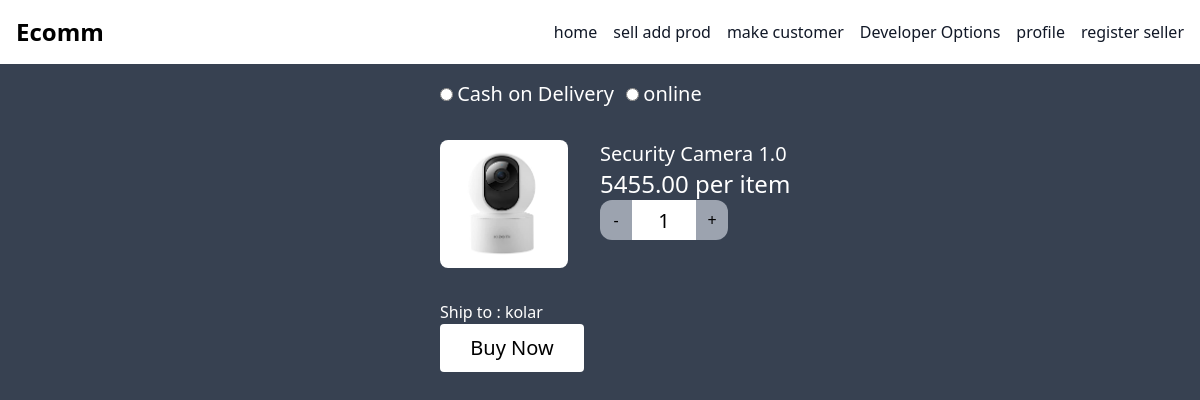
Screenshot of /product/product/14/ (signed in) with the database file from the repository.
### products/models.py (models this page shows)
class Product(models.Model):
    name = models.CharField(max_length=40)
    price=models.DecimalField(max_digits=10,decimal_places=2)
    description = models.TextField(max_length=200)
    category=models.CharField(max_length=10)
    sub_category=models.CharField(max_length=10)
    qty=models.IntegerField()
    seller = models.ForeignKey(User,on_delete=models.CASCADE,related_name='seller',null=True,default=None)

class ProductImage(models.Model):
    product = models.ForeignKey(Product, on_delete=models.CASCADE, related_name='images')
    image = models.ImageField(upload_to='product_images/')

### userAccount/models.py (models this page shows)
class Customer(models.Model):
    user = models.OneToOneField(User,on_delete=models.CASCADE, related_name='customer')
    address = models.CharField(max_length=80,blank=True)
    city = models.CharField(max_length=20, default="your city")
    state = models.CharField(max_length=20,default="your state")
    mobile = models.CharField(max_length=20,null=False,default="xxxxx-xxxxx")
    cart_items = models.ManyToManyField(Product, related_name='items',blank=True)

### products/views.py (the view, shortened to what this page needs)
# urls.py: path('product/<int:product_id>/',buy_prod,name="buy_prod"),
def buy_prod(request,product_id):
    prod = Product.objects.get(id=product_id)
    customer = Customer.objects.get(user=request.user)
    return render(request,"products/prod_buy.html",{"prod":prod,"customer":customer})

### template/products/prod_buy.html (shortened to what this page needs)
{% extends 'base.html' %}
{% block mainbody %}
<div class="text-white h-full w-84 md:w-96 mx-auto mt-4 pl-8">
    <form method="post">
      <label class="mr-2">
        <input type="radio" name="mode" id="op1" value="cod" onclick="onRadioClick1()">
        <span class="text-xl">Cash on Delivery</span>
      </label>
      <label>
        <input type="radio" name="mode" id="op2" value="online" onclick="onRadioClick()">
        <span class="text-xl">online</span>
      </label>
      <div class="flex gap-8 my-8">
        <img class="rounded-lg w-32" src="{{ prod.images.last.image.url }}" alt="{{ product.name }}">
        <div class="flex flex-col">
          <p class="text-xl">{{prod.name}}</p>
          <p class="text-2xl">{{prod.price}}<span> per item</span></p>
          <div class="flex">
            <button type="button" class="bg-gray-400 w-8 text-black h-10 rounded-l-xl" onclick="subQT()">-</button>
            <input type="text" class="text-black text-xl text-center w-16 h-10" value="1" id="quantity" name="quantity">
            <button type="button" class="bg-gray-400 w-8 text-black h-10 rounded-r-xl" onclick="addQT()">+</button>
          </div>
        </div>
      </div>
      <p>Ship to : {{customer.address}}</p>
      <button type="submit" class="text-black bg-white rounded w-36 h-12 text-xl  mx-auto">Buy Now</button>
    </form>
</div>
{% endblock %}

### rows the page displays
Product: images.last.image (picture), name "Security Camera 1.0", price "5455.00"
Customer: address "kolar"
